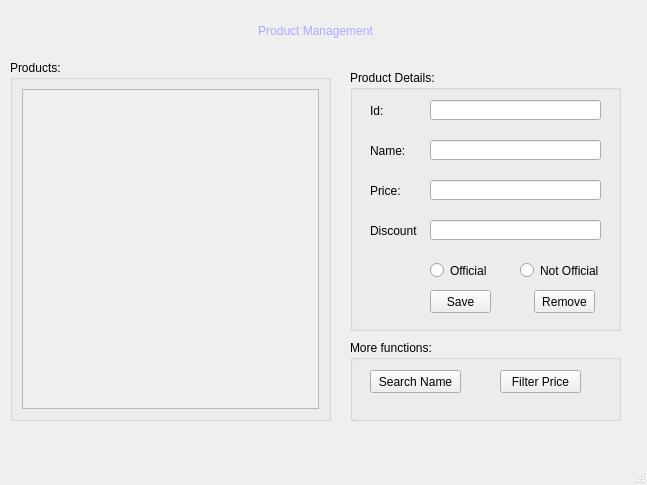
<?xml version="1.0" encoding="UTF-8"?>
<ui version="4.0">
 <class>MainWindow</class>
 <widget class="QMainWindow" name="MainWindow">
  <property name="geometry">
   <rect>
    <x>0</x>
    <y>0</y>
    <width>647</width>
    <height>485</height>
   </rect>
  </property>
  <property name="windowTitle">
   <string>MainWindow</string>
  </property>
  <widget class="QWidget" name="centralwidget">
   <widget class="QGroupBox" name="groupBox">
    <property name="geometry">
     <rect>
      <x>10</x>
      <y>60</y>
      <width>321</width>
      <height>361</height>
     </rect>
    </property>
    <property name="title">
     <string>Products:</string>
    </property>
    <layout class="QVBoxLayout" name="verticalLayout_3">
     <item>
      <widget class="QScrollArea" name="scrollArea">
       <property name="widgetResizable">
        <bool>true</bool>
       </property>
       <widget class="QWidget" name="scrollAreaWidgetContents">
        <property name="geometry">
         <rect>
          <x>0</x>
          <y>0</y>
          <width>299</width>
          <height>326</height>
         </rect>
        </property>
        <layout class="QVBoxLayout" name="verticalLayout_2">
         <item>
          <layout class="QVBoxLayout" name="verticalLayout"/>
         </item>
        </layout>
       </widget>
      </widget>
     </item>
    </layout>
   </widget>
   <widget class="QLabel" name="label">
    <property name="geometry">
     <rect>
      <x>150</x>
      <y>10</y>
      <width>331</width>
      <height>41</height>
     </rect>
    </property>
    <property name="styleSheet">
     <string notr="true">color: rgb(170, 170, 255);
font: 24pt &quot;MS Shell Dlg 2&quot;;</string>
    </property>
    <property name="text">
     <string>Product Management</string>
    </property>
    <property name="alignment">
     <set>Qt::AlignCenter</set>
    </property>
   </widget>
   <widget class="QGroupBox" name="groupBox_2">
    <property name="geometry">
     <rect>
      <x>350</x>
      <y>70</y>
      <width>271</width>
      <height>261</height>
     </rect>
    </property>
    <property name="title">
     <string>Product Details:</string>
    </property>
    <widget class="QLabel" name="label_2">
     <property name="geometry">
      <rect>
       <x>20</x>
       <y>30</y>
       <width>47</width>
       <height>21</height>
      </rect>
     </property>
     <property name="text">
      <string>Id:</string>
     </property>
    </widget>
    <widget class="QLineEdit" name="lineEditId">
     <property name="geometry">
      <rect>
       <x>80</x>
       <y>30</y>
       <width>171</width>
       <height>20</height>
      </rect>
     </property>
    </widget>
    <widget class="QLabel" name="label_3">
     <property name="geometry">
      <rect>
       <x>20</x>
       <y>70</y>
       <width>47</width>
       <height>21</height>
      </rect>
     </property>
     <property name="text">
      <string>Name:</string>
     </property>
    </widget>
    <widget class="QLineEdit" name="lineEditName">
     <property name="geometry">
      <rect>
       <x>80</x>
       <y>70</y>
       <width>171</width>
       <height>20</height>
      </rect>
     </property>
    </widget>
    <widget class="QLabel" name="label_4">
     <property name="geometry">
      <rect>
       <x>20</x>
       <y>110</y>
       <width>47</width>
       <height>21</height>
      </rect>
     </property>
     <property name="text">
      <string>Price:</string>
     </property>
    </widget>
    <widget class="QLineEdit" name="lineEditPrice">
     <property name="geometry">
      <rect>
       <x>80</x>
       <y>110</y>
       <width>171</width>
       <height>20</height>
      </rect>
     </property>
    </widget>
    <widget class="QLabel" name="label_5">
     <property name="geometry">
      <rect>
       <x>20</x>
       <y>150</y>
       <width>47</width>
       <height>21</height>
      </rect>
     </property>
     <property name="text">
      <string>Discount:</string>
     </property>
    </widget>
    <widget class="QLineEdit" name="lineEditDiscount">
     <property name="geometry">
      <rect>
       <x>80</x>
       <y>150</y>
       <width>171</width>
       <height>20</height>
      </rect>
     </property>
    </widget>
    <widget class="QRadioButton" name="radioButtonOfficial">
     <property name="geometry">
      <rect>
       <x>80</x>
       <y>190</y>
       <width>61</width>
       <height>21</height>
      </rect>
     </property>
     <property name="text">
      <string>Official</string>
     </property>
    </widget>
    <widget class="QRadioButton" name="radioButtonNotOfficial">
     <property name="geometry">
      <rect>
       <x>170</x>
       <y>190</y>
       <width>81</width>
       <height>21</height>
      </rect>
     </property>
     <property name="text">
      <string>Not Official</string>
     </property>
    </widget>
    <widget class="QPushButton" name="pushButtonSave">
     <property name="geometry">
      <rect>
       <x>80</x>
       <y>220</y>
       <width>61</width>
       <height>23</height>
      </rect>
     </property>
     <property name="text">
      <string>Save</string>
     </property>
    </widget>
    <widget class="QPushButton" name="pushButtonRemove">
     <property name="geometry">
      <rect>
       <x>184</x>
       <y>220</y>
       <width>61</width>
       <height>23</height>
      </rect>
     </property>
     <property name="text">
      <string>Remove</string>
     </property>
    </widget>
   </widget>
   <widget class="QGroupBox" name="groupBox_3">
    <property name="geometry">
     <rect>
      <x>350</x>
      <y>340</y>
      <width>271</width>
      <height>81</height>
     </rect>
    </property>
    <property name="title">
     <string>More functions:</string>
    </property>
    <widget class="QPushButton" name="pushButtonFilterPrice">
     <property name="geometry">
      <rect>
       <x>150</x>
       <y>30</y>
       <width>81</width>
       <height>23</height>
      </rect>
     </property>
     <property name="text">
      <string>Filter Price</string>
     </property>
    </widget>
    <widget class="QPushButton" name="pushButtonSearchName">
     <property name="geometry">
      <rect>
       <x>20</x>
       <y>30</y>
       <width>91</width>
       <height>23</height>
      </rect>
     </property>
     <property name="text">
      <string>Search Name</string>
     </property>
    </widget>
   </widget>
  </widget>
  <widget class="QMenuBar" name="menubar">
   <property name="geometry">
    <rect>
     <x>0</x>
     <y>0</y>
     <width>647</width>
     <height>22</height>
    </rect>
   </property>
  </widget>
  <widget class="QStatusBar" name="statusbar"/>
 </widget>
 <resources/>
 <connections/>
</ui>
